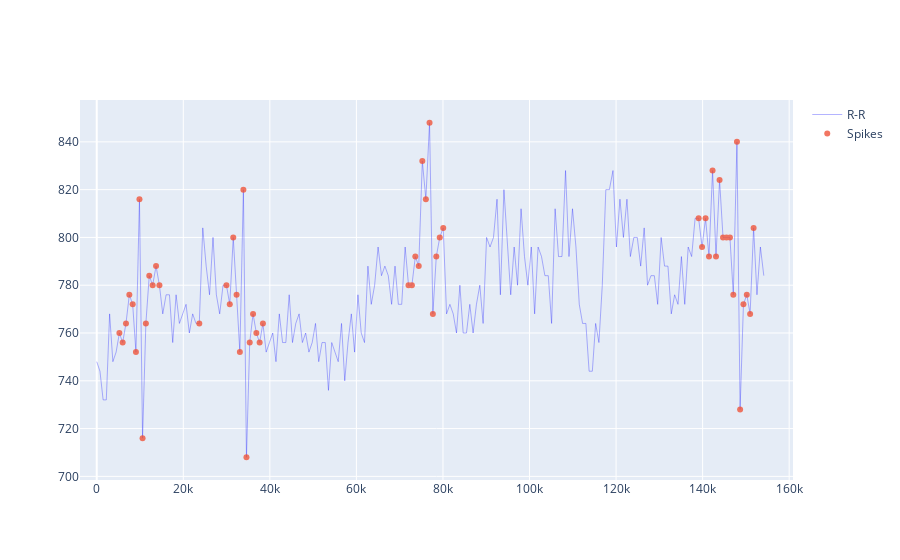
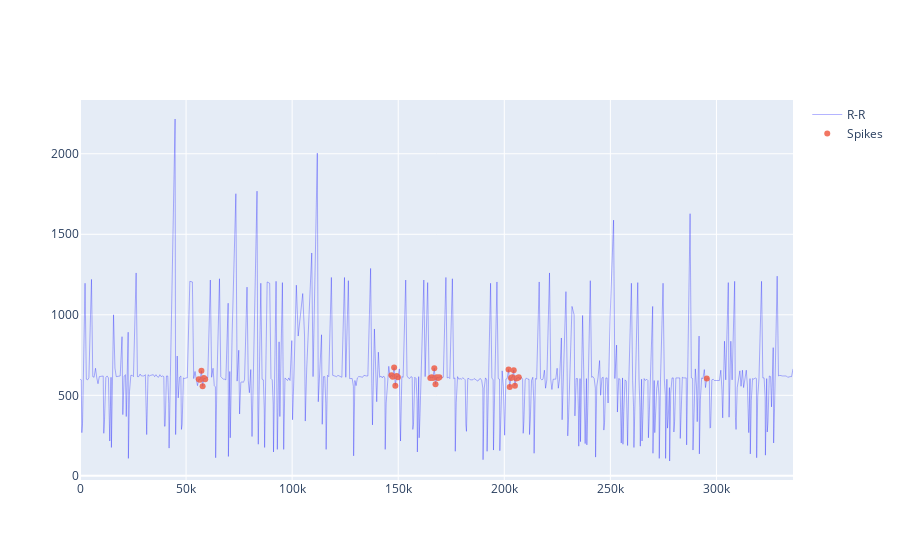
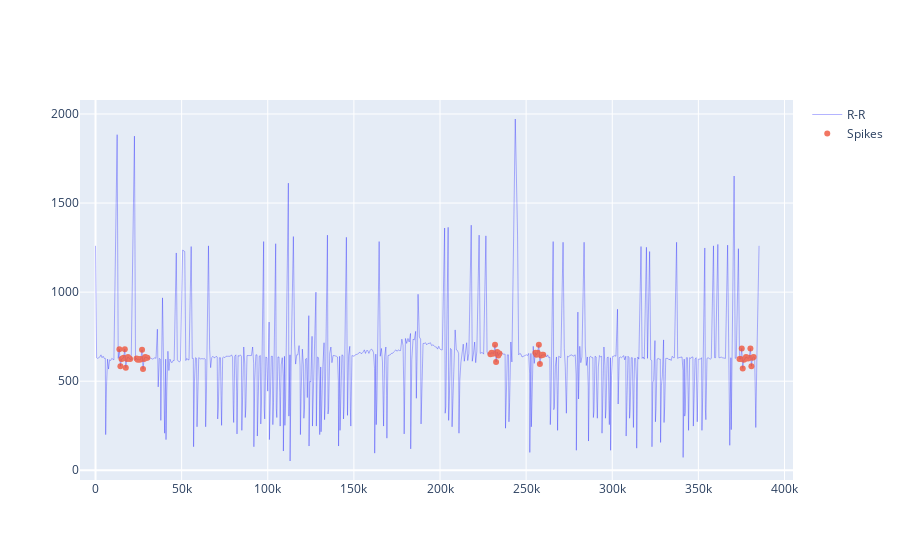
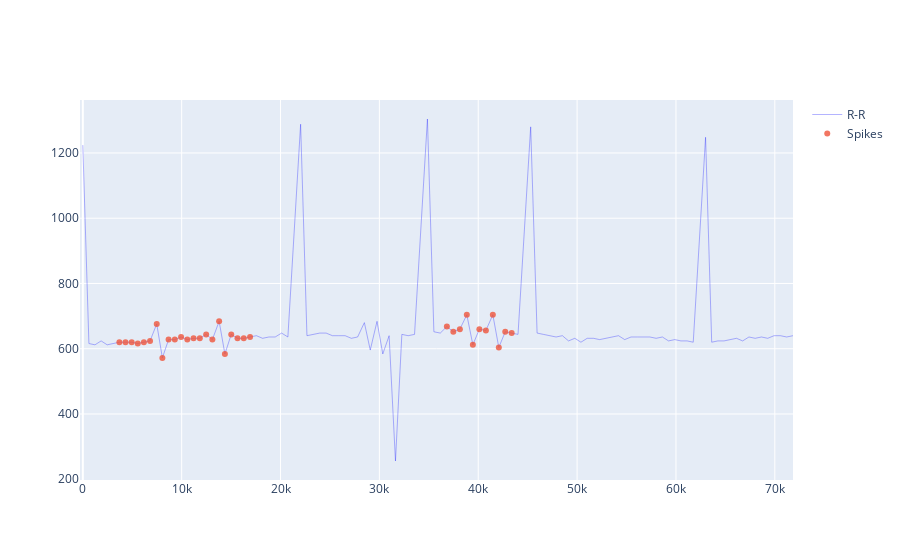

The notebook cell saved with these charts, in order:
### Code cell
for q in df.id.unique():
    t = df.loc[df['id'] == q].sort_values('time').reset_index(drop=True)
    fig = go.Figure()
#     fig = px.line(t, x='time', y='x', name='R-R')
    
    fig.add_trace(go.Scatter(x=t['time'], y=t['x'],
                        mode='lines',
                        name='R-R'))
    qt = t.loc[t.y==1].reset_index(drop=True)
    fig.update_traces(line=dict(color="blue", width=0.3))
    fig.add_trace(go.Scatter(x=qt['time'], y=qt['x'],
                        mode='markers', name='Spikes', opacity = 0.8))
    fig.show()

### Figure 1 — Plotly figure (JSON) as saved in the notebook; plotly's stock layout.template omitted (floating-point values rounded to 4 significant figures; data arrays with more than 128 entries replaced by an {"elided": "..."} marker saying what was removed)
{"data": [{"line": {"color": "blue", "width": 0.3}, "mode": "lines", "name": "R-R", "type": "scatter", "x": {"elided": "199 int values"}, "y": {"elided": "199 int values"}}, {"mode": "markers", "name": "Spikes", "opacity": 0.8, "type": "scatter", "x": [5236, 5992, 6756, 7532, 8304, 9056, 9872, 10588, 11352, 12136, 12916, 13704, 14484, 23696, 29968, 30740, 31540, 32316, 33068, 33888, 34596, 35352, 36120, 36880, 37636, 38400, 72044, 72824, 73616, 74404, 75236, 76052, 76900, 77668, 78460, 79260, 80064, 139076, 139872, 140680, 141472, 142300, 143092, 143916, 144716, 145516, 146316, 147092, 147932, 148660, 149432, 150208, 150976, 151780], "y": [760, 756, 764, 776, 772, 752, 816, 716, 764, 784, 780, 788, 780, 764, 780, 772, 800, 776, 752, 820, 708, 756, 768, 760, 756, 764, 780, 780, 792, 788, 832, 816, 848, 768, 792, 800, 804, 808, 796, 808, 792, 828, 792, 824, 800, 800, 800, 776, 840, 728, 772, 776, 768, 804]}], "layout": {}}

### Figure 2 — Plotly figure (JSON) as saved in the notebook; plotly's stock layout.template omitted (floating-point values rounded to 4 significant figures; data arrays with more than 128 entries replaced by an {"elided": "..."} marker saying what was removed)
{"data": [{"line": {"color": "blue", "width": 0.3}, "mode": "lines", "name": "R-R", "type": "scatter", "x": {"elided": "565 int values"}, "y": {"elided": "565 int values"}}, {"mode": "markers", "name": "Spikes", "opacity": 0.8, "type": "scatter", "x": [55992, 56588, 57240, 57796, 58404, 59004, 146788, 147404, 148076, 148636, 149256, 149868, 165120, 165732, 166340, 167008, 167576, 168188, 168796, 169408, 202016, 202568, 203176, 203788, 204444, 205004, 205608, 206216, 206828, 295444], "y": [600, 596, 652, 556, 608, 600, 624, 616, 672, 560, 620, 612, 608, 612, 608, 668, 568, 612, 608, 612, 660, 552, 608, 612, 656, 560, 604, 608, 612, 604]}], "layout": {}}

### Figure 3 — Plotly figure (JSON) as saved in the notebook; plotly's stock layout.template omitted (floating-point values rounded to 4 significant figures; data arrays with more than 128 entries replaced by an {"elided": "..."} marker saying what was removed)
{"data": [{"line": {"color": "blue", "width": 0.3}, "mode": "lines", "name": "R-R", "type": "scatter", "x": {"elided": "642 int values"}, "y": {"elided": "642 int values"}}, {"mode": "markers", "name": "Spikes", "opacity": 0.8, "type": "scatter", "x": [13868, 14452, 15076, 15704, 16336, 17016, 17592, 18216, 18852, 19480, 20104, 23848, 24468, 25092, 25712, 26336, 27012, 27580, 28204, 28840, 29472, 30104, 229272, 229932, 230588, 231244, 231948, 232556, 233220, 233864, 234520, 255388, 256036, 256696, 257400, 257996, 258640, 259288, 259936, 373876, 374500, 375184, 375756, 376376, 377000, 377636, 378268, 378896, 379528, 380212, 380796, 381428, 382064], "y": [680, 584, 624, 628, 632, 680, 576, 624, 636, 628, 624, 628, 620, 624, 620, 624, 676, 568, 624, 636, 632, 632, 652, 660, 656, 656, 704, 608, 664, 644, 656, 660, 648, 660, 704, 596, 644, 648, 648, 624, 624, 684, 572, 620, 624, 636, 632, 628, 632, 684, 584, 632, 636]}], "layout": {}}

### Figure 4 — Plotly figure (JSON) as saved in the notebook; plotly's stock layout.template omitted (floating-point values rounded to 4 significant figures)
{"data": [{"line": {"color": "blue", "width": 0.3}, "mode": "lines", "name": "R-R", "type": "scatter", "x": [0, 616, 1228, 1852, 2464, 3080, 3700, 4320, 4940, 5556, 6176, 6800, 7476, 8048, 8676, 9304, 9940, 10568, 11200, 11832, 12476, 13104, 13788, 14372, 15016, 15648, 16280, 16916, 17556, 18188, 18824, 19460, 20108, 20744, 22032, 22672, 23316, 23964, 24612, 25252, 25892, 26532, 27164, 27800, 28480, 29076, 29760, 30344, 30984, 31372, 31628, 32272, 32912, 33556, 34860, 35512, 36160, 36828, 37480, 38140, 38844, 39456, 40116, 40772, 41476, 42080, 42732, 43380, 44024, 45304, 45952, 46596, 47236, 47872, 48512, 49136, 49768, 50388, 51020, 51652, 52280, 52912, 53548, 54188, 54816, 55452, 56088, 56724, 57360, 57992, 58628, 59252, 59880, 60504, 61128, 61748, 62996, 63616, 64240, 64864, 65492, 66124, 66748, 67384, 68016, 68652, 69284, 69924, 70564, 71200, 71840], "y": [1224, 616, 612, 624, 612, 616, 620, 620, 620, 616, 620, 624, 676, 572, 628, 628, 636, 628, 632, 632, 644, 628, 684, 584, 644, 632, 632, 636, 640, 632, 636, 636, 648, 636, 1288, 640, 644, 648, 648, 640, 640, 640, 632, 636, 680, 596, 684, 584, 640, 388, 256, 644, 640, 644, 1304, 652, 648, 668, 652, 660, 704, 612, 660, 656, 704, 604, 652, 648, 644, 1280, 648, 644, 640, 636, 640, 624, 632, 620, 632, 632, 628, 632, 636, 640, 628, 636, 636, 636, 636, 632, 636, 624, 628, 624, 624, 620, 1248, 620, 624, 624, 628, 632, 624, 636, 632, 636, 632, 640, 640, 636, 640]}, {"mode": "markers", "name": "Spikes", "opacity": 0.8, "type": "scatter", "x": [3700, 4320, 4940, 5556, 6176, 6800, 7476, 8048, 8676, 9304, 9940, 10568, 11200, 11832, 12476, 13104, 13788, 14372, 15016, 15648, 16280, 16916, 36828, 37480, 38140, 38844, 39456, 40116, 40772, 41476, 42080, 42732, 43380], "y": [620, 620, 620, 616, 620, 624, 676, 572, 628, 628, 636, 628, 632, 632, 644, 628, 684, 584, 644, 632, 632, 636, 668, 652, 660, 704, 612, 660, 656, 704, 604, 652, 648]}], "layout": {}}
